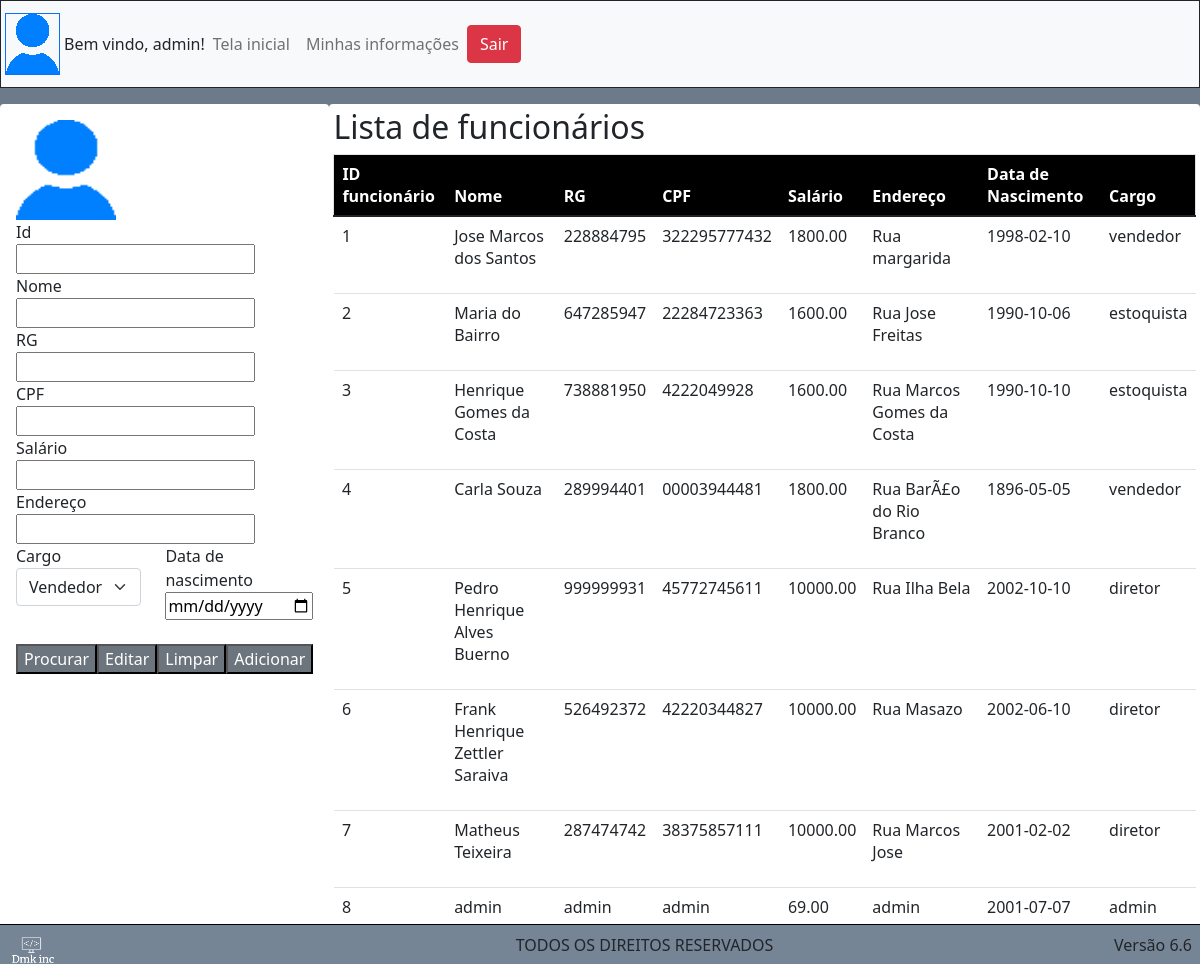
Page /emplyeeMan.php (signed in) on the committed database.
### tables this page shows
CREATE TABLE `tb_funcionario` (
  `id_funcionario` int(11) NOT NULL,
  `nm_funcionario` varchar(60) NOT NULL,
  `ds_rg` varchar(10) NOT NULL,
  `ds_cpf` varchar(15) NOT NULL,
  `vl_salario` decimal(10,2) NOT NULL,
  `ds_endereco` varchar(60) NOT NULL,
  `dt_nascimento` date NOT NULL,
  `ds_cargo` varchar(60) NOT NULL,
  `ds_senha` varchar(50) NOT NULL
);

### php/useFunctions.php (the view, shortened to what this page needs)
<?php
function numberOfEmployees(){
  include 'connect.php';
  $sql = "SELECT * FROM tb_funcionario ORDER BY id_funcionario DESC LIMIT 1";
  $dados = mysqli_query($conection, $sql);
  $linha = mysqli_fetch_assoc($dados);
  return $linha['id_funcionario'];
}
function showEmployees(){
  include 'connect.php';
  for($i = 0; $i <= numberOfEmployees(); $i++){
      $sql = "SELECT id_funcionario, nm_funcionario, ds_rg, ds_cpf, vl_salario, ds_endereco, dt_nascimento, ds_cargo, ds_senha FROM tb_funcionario where id_funcionario = $i;";
      $dados = mysqli_query($conection, $sql);
      $linha = mysqli_fetch_assoc($dados);
      if($linha != null){
          echo
          "<tr>
              <td>
                <p>".$linha['id_funcionario']."</p>
              </td>
              <td>
                <p>".$linha['nm_funcionario']."</p>
              </td>
              <td>
                <p>".$linha['ds_rg']."</p>
              </td>
              <td>
                <p>".$linha['ds_cpf']."</p>
              </td>
                <td>
                <p>".$linha['vl_salario']."</p>
              </td>
              <td>
                <p>".$linha['ds_endereco']."</p>
              </td>
              <td>
                <p>".$linha['dt_nascimento']."</p>
              </td>
              <td>
                <p>".$linha['ds_cargo']."</p>
              </td>
            </tr>";
      }
  }
}

### Styles/main.css (style rules this page uses)
.container-inicial { width: 100%; height: 100vh; background: #6C7A89; }

### rows in the picture
tb_funcionario: tb_funcionario.id_funcionario "1", tb_funcionario.nm_funcionario "Jose Marcos dos Santos", tb_funcionario.ds_rg "228884795", tb_funcionario.ds_cpf "322295777432", tb_funcionario.vl_salario "1800.00", tb_funcionario.ds_endereco "Rua margarida", tb_funcionario.dt_nascimento "1998-02-10", tb_funcionario.ds_cargo "vendedor", tb_funcionario.id_funcionario "2", tb_funcionario.nm_funcionario "Maria do Bairro", tb_funcionario.ds_rg "647285947", tb_funcionario.ds_cpf "22284723363", tb_funcionario.vl_salario "1600.00", tb_funcionario.ds_endereco "Rua Jose Freitas", tb_funcionario.dt_nascimento "1990-10-06", tb_funcionario.ds_cargo "estoquista", tb_funcionario.id_funcionario "3", tb_funcionario.nm_funcionario "Henrique Gomes da Costa", tb_funcionario.ds_rg "738881950", tb_funcionario.ds_cpf "4222049928", tb_funcionario.ds_endereco "Rua Marcos Gomes da Costa", tb_funcionario.dt_nascimento "1990-10-10", tb_funcionario.id_funcionario "4", tb_funcionario.nm_funcionario "Carla Souza", tb_funcionario.ds_rg "289994401", tb_funcionario.ds_cpf "00003944481", tb_funcionario.ds_endereco "Rua BarÃ£o do Rio Branco", tb_funcionario.dt_nascimento "1896-05-05", tb_funcionario.id_funcionario "5", tb_funcionario.nm_funcionario "Pedro Henrique Alves Buerno", tb_funcionario.ds_rg "999999931", tb_funcionario.ds_cpf "45772745611", tb_funcionario.vl_salario "10000.00", tb_funcionario.ds_endereco "Rua Ilha Bela", tb_funcionario.dt_nascimento "2002-10-10", tb_funcionario.ds_cargo "diretor", tb_funcionario.id_funcionario "6", tb_funcionario.nm_funcionario "Frank Henrique Zettler Saraiva", tb_funcionario.ds_rg "526492372", tb_funcionario.ds_cpf "42220344827", tb_funcionario.ds_endereco "Rua Masazo", tb_funcionario.dt_nascimento "2002-06-10", tb_funcionario.id_funcionario "7", tb_funcionario.nm_funcionario "Matheus Teixeira", tb_funcionario.ds_rg "287474742", tb_funcionario.ds_cpf "38375857111", tb_funcionario.ds_endereco "Rua Marcos Jose", tb_funcionario.dt_nascimento "2001-02-02", id_funcionario "8", nm_funcionario "admin", ds_rg "admin", ds_cpf "admin", vl_salario "69.00", ds_endereco "admin", dt_nascimento "2001-07-07", ds_cargo "admin"

### other values in the picture
$_SESSION['u_user'] "admin"
